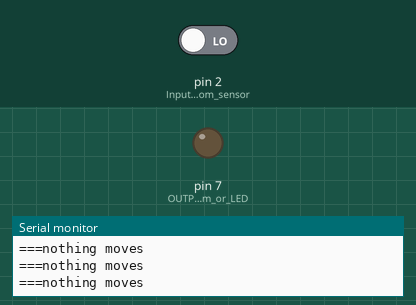
Simulated run of this sketch. Board: Arduino Uno, built with avr-gcc and run on an emulated ATmega328P. Parts: output pins drawn as LEDs (lit = HIGH), the last lines printed to the serial monitor. Inputs (shaded band) come from the test bench; at power-on: pin 2 (Input_from_sensor) LOW.

Above: at 1.8 s.
1.9 s: pin 2 (Input_from_sensor) driven HIGH
At 2.8 s:
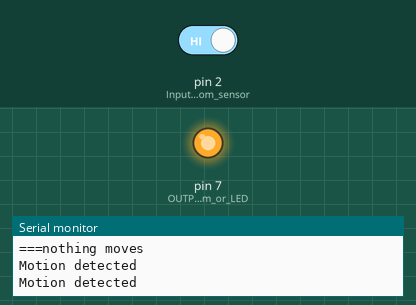
3.5 s: pin 2 (Input_from_sensor) driven LOW
At 4.0 s:
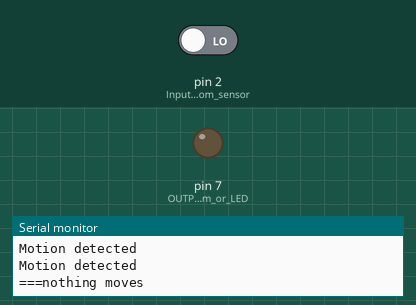
Timing chart, 0 to 6.5 s (numbered marks = the images above; inputs shaded):
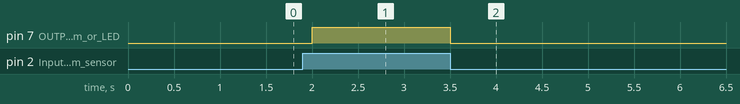

Measured:
- after the input at 1.9 s, pin 7 (OUTPUT_to_alarm_or_LED): LOW → HIGH after 0.10 s
- after the input at 3.5 s, pin 7 (OUTPUT_to_alarm_or_LED): HIGH → LOW at once

The sketch:

sketch_jul16b.ino
```cpp
void setup() {
  Serial.begin(9600);// setup Serial Monitor to display information
  pinMode(2, INPUT);// Input from sensor
  pinMode(7, OUTPUT);// OUTPUT to alarm or LED
}

void loop() {
  int motion =digitalRead(2);
  if(motion){
    Serial.println("Motion detected");
    digitalWrite(7,HIGH);
  }else{
     Serial.println("===nothing moves");
     digitalWrite(7,LOW);
  }
  delay(500);

}
```
